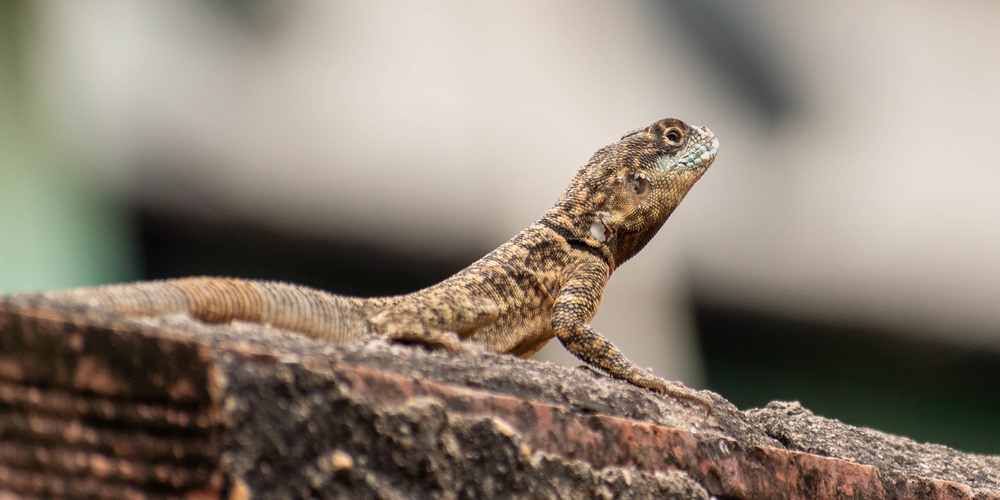
#> input picture lizard.jpg, 1000 x 500 px, shrunk from 4500 x 2250 before the run
$ python sinusoidal_gores.py --input ../lizard.jpg --output_dir out --output_image out.png
#> lines starting #> are read from the running program, lines starting #| are printed output that depends on the picture; after the words box and inside, x2 and y2 are one past the last pixel; in counts of white or black regions, pixels touching at a corner belong together
from PIL import Image
import numpy as np
import os
import math
import argparse

# Function to split the photo into gores based on degrees
def split_into_degree_gores(image, output_folder, degree_step=20):
    width, height = image.size
    gore_width = int(width * degree_step / 360)  # Calculate gore width based on degrees

    os.makedirs(output_folder, exist_ok=True)

    gore_files = []
    num_gores = 360 // degree_step
    for i in range(num_gores):
        left = i * gore_width
        right = left + gore_width if i < num_gores - 1 else width

        gore = image.crop((left, 0, right, height))
        gore_file = os.path.join(output_folder, f"gore_{i + 1}.png")
        gore.save(gore_file)
        gore_files.append(gore_file)
        print(f"Gore {i + 1} saved to {gore_file}")

    return gore_files

# Function to apply a spherical sinusoidal transformation to a single gore
def spherical_sinusoidal_projection(image):
    # Initialize result with white background
    width, height = image.size
    pixels = np.array(image)
    result = np.ones_like(pixels) * 255  # White background

    for y in range(height):
        lat = math.pi * (y / height - 0.5)  # Latitude [-π/2, π/2]
        for x in range(width):
            lon = 2 * math.pi * (x / width - 0.5)  # Longitude [-π, π]
            x_sinu = lon * math.cos(lat)
            x_mapped = int((x_sinu + math.pi) / (2 * math.pi) * width)
            y_mapped = y

            if 0 <= x_mapped < width:
                result[y_mapped, x_mapped] = pixels[y, x]
    # Fix gaps in a buffer around the center row
    center_row = height // 2
    buffer = 2  # Number of rows above and below the center row to fix

    for y in range(max(0, center_row - buffer), min(height, center_row + buffer + 1)):
        for x in range(width):  # Include edges for completeness
            if np.all(result[y, x] == 255):  # If pixel is white (empty)
                # Search for valid neighbors in a larger horizontal range
                neighbors = []
                for offset in range(-5, 6):  # Check up to 5 pixels on either side
                    nx = x + offset
                    if 0 <= nx < width and not np.all(result[y, nx] == 255):
                        neighbors.append(result[y, nx])

                # Average neighbors if found
                if neighbors:
                    result[y, x] = np.mean(neighbors, axis=0).astype(result.dtype)
                else:
                    # Propagate the closest valid pixel
                    if x > 0 and not np.all(result[y, x - 1] == 255):
                        result[y, x] = result[y, x - 1]
                    elif x < width - 1 and not np.all(result[y, x + 1] == 255):
                        result[y, x] = result[y, x + 1]

    return Image.fromarray(result)

# Function to merge all gores back into a single image
def merge_gores(gore_files, output_file):
    gores = [Image.open(gore_file) for gore_file in gore_files]
    widths, heights = zip(*(gore.size for gore in gores))

    total_width = sum(widths)
    max_height = max(heights)

    merged_image = Image.new("RGB", (total_width, max_height))

    x_offset = 0
    for gore in gores:
        merged_image.paste(gore, (x_offset, 0))
        x_offset += gore.width

    merged_image.save(output_file)
    print(f"Merged image saved to {output_file}")

# Main script with argument parsing
def main():
    parser = argparse.ArgumentParser(description="Process an image into spherical sinusoidal projection with gores.")
    parser.add_argument("--input", required=True, help="Path to the input image file.")
    parser.add_argument("--output_dir", required=True, help="Path to the output directory for gores.")
    parser.add_argument("--output_image", required=True, help="Path to the final merged output image.")
    parser.add_argument("--degree_step", type=int, default=20, help="Degree step for splitting the image into gores (default: 20).")

    args = parser.parse_args()

    # Load the image
    image = Image.open(args.input)
#> image is the input picture: PIL image 1000x500 RGB; mean R, G, B 142, 130.3, 117.5

    # Step 1: Split the image into gores based on degrees
    print("Splitting the image into degree-based gores...")
    gore_files = split_into_degree_gores(image, args.output_dir, degree_step=args.degree_step)
#> the loop in split_into_degree_gores, `for i in range(num_gores):` made 18 passes
#> pass 1, in split_into_degree_gores, `gore = image.crop((left, 0, right, height))`:
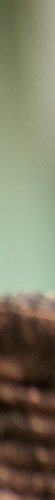
#> gore: PIL image 55x500 RGB; mean R, G, B 123.7, 120.6, 97.7
#> pass 2, in split_into_degree_gores, `gore = image.crop((left, 0, right, height))`:
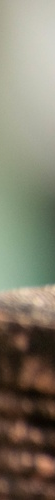
#> gore: PIL image 55x500 RGB; mean R, G, B 129.4, 124.3, 107.1
#> pass 3, in split_into_degree_gores, `gore = image.crop((left, 0, right, height))`:
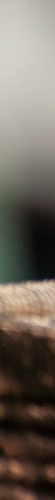
#> gore: PIL image 55x500 RGB; mean R, G, B 111.3, 102.9, 93.1
#> after the loop in split_into_degree_gores, `for i in range(num_gores):`:
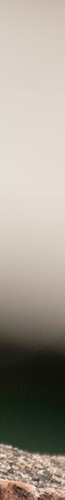
#> gore: PIL image 65x500 RGB; mean R, G, B 162.4, 154.6, 143.7
#> after the loop in split_into_degree_gores, `for i in range(num_gores):`: gore_files = 18 items, first 6: 'out/gore_1.png', 'out/gore_2.png', 'out/gore_3.png', 'out/gore_4.png', 'out/gore_5.png', 'out/gore_6.png'

    # Step 2: Apply the spherical sinusoidal projection to each gore
    projected_folder = os.path.join(args.output_dir, "projected_gores")
    os.makedirs(projected_folder, exist_ok=True)
    projected_gore_files = []
    for gore_file in gore_files:
        gore_image = Image.open(gore_file)
        print(f"Applying spherical sinusoidal projection to {gore_file}...")
#> (printed output is left out)
        projected_gore = spherical_sinusoidal_projection(gore_image)
#> after the loop in spherical_sinusoidal_projection, `for y in range(height):`:
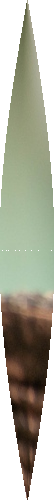
#> result: shape (500, 55, 3); mean R, G, B 176.3, 176.7, 161.5
#> after the loop in spherical_sinusoidal_projection, `for y in range(max(0, center_row - buffer), min(height, center_row + b..`: result: shape (500, 55, 3); 0.05% of pixels changed, all inside (x1, y1, x2, y2) = (2, 248, 55, 253)
        projected_gore_file = os.path.join(projected_folder, os.path.basename(gore_file))
        projected_gore.save(projected_gore_file)
        projected_gore_files.append(projected_gore_file)
        print(f"Projected gore saved to {projected_gore_file}")
#| Projected gore saved to out/projected_gores/gore_1.png

    # Step 3: Merge all projected gores into a single image
    print("Merging all projected gores into a single image...")
    merge_gores(projected_gore_files, args.output_image)
#> in merge_gores, `gores = [Image.open(gore_file) for gore_file in gore_files]`: gores = 18 items
#> in merge_gores, `widths, heights = zip(*(gore.size for gore in gores))`: widths = (55, 55, 55, 55, 55, 55, 55, 55, 55, 55, 55, 55, 55, 55, 55, 55, 55, 65); heights = (500, 500, 500, 500, 500, 500, 500, 500, 500, 500, 500, 500, 500, 500, 500, 500, 500, 500)
#> in merge_gores, `total_width = sum(widths)`: total_width = 1000
#> in merge_gores, `max_height = max(heights)`: max_height = 500
#> in merge_gores, `merged_image = Image.new("RGB", (total_width, max_height))`: merged_image: PIL image 1000x500 RGB; every value is 0
#> the loop in merge_gores, `for gore in gores:` made 18 passes
#> x_offset on passes 1 to 12: 55, 110, 165, 220, 275, 330, 385, 440, 495, 550, 605, 660
#> after the loop in merge_gores, `for gore in gores:`:
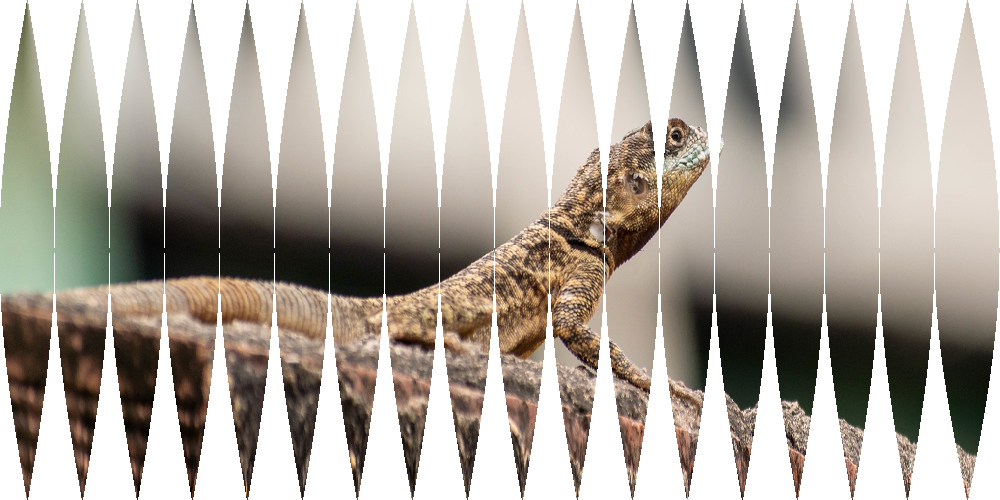
#> merged_image: PIL image 1000x500 RGB; mean R, G, B 182.6, 175.4, 166.7
#> after the loop in merge_gores, `for gore in gores:`: x_offset = 1000

if __name__ == "__main__":
    main()
